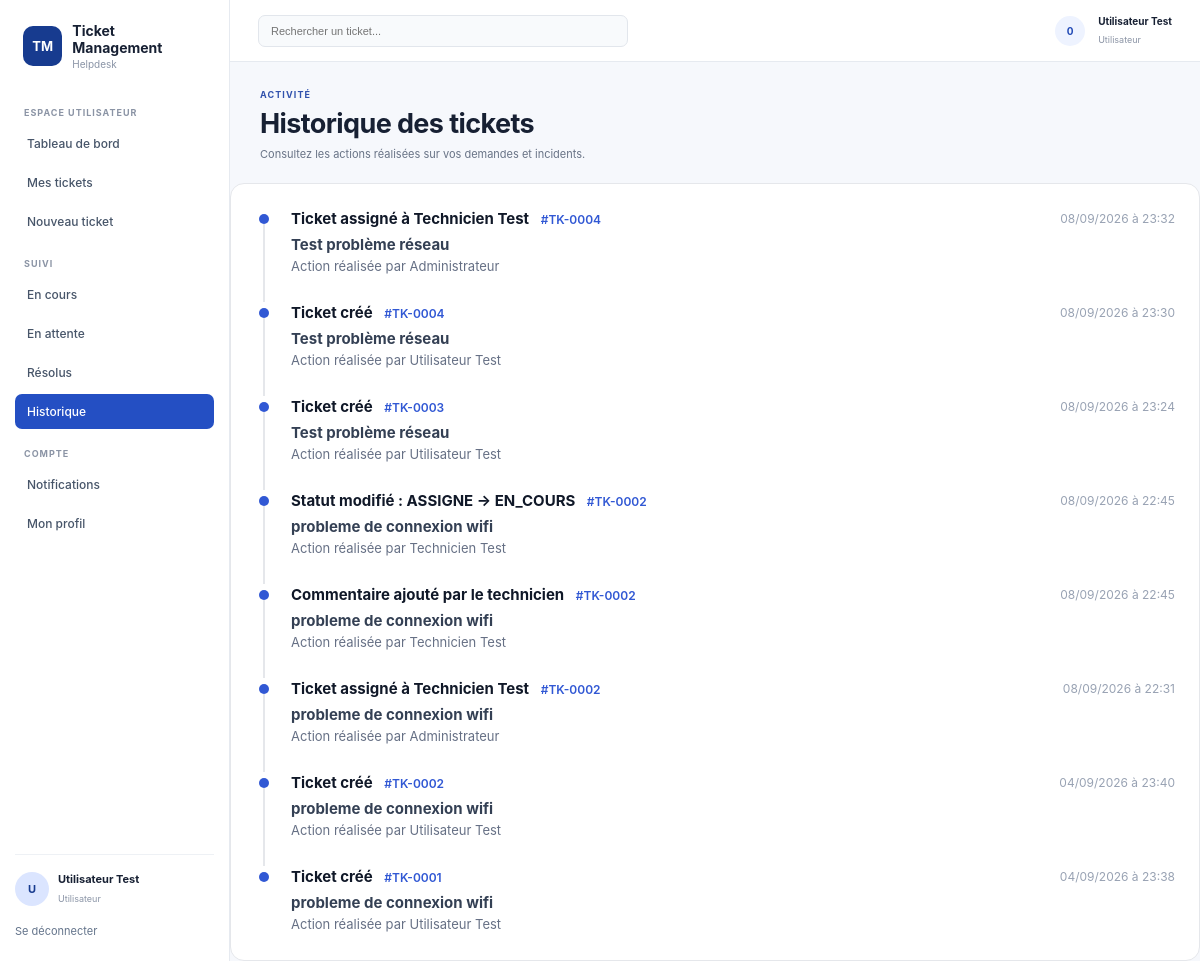
The page /user/historique (signed in) on the database its author committed.
### models.py (models this page shows, shortened)
class Utilisateur(UserMixin, db.Model):
    id = db.Column(db.Integer, primary_key=True)
    nom = db.Column(db.String(100), nullable=False)
    email = db.Column(db.String(120), unique=True, nullable=False)
    mot_de_passe_hash = db.Column(db.String(255), nullable=False)
    role = db.Column(db.Enum(RoleUtilisateur), nullable=False)
    date_creation = db.Column(db.DateTime, default=datetime.utcnow)

class HistoriqueTicket(db.Model):
    id = db.Column(db.Integer, primary_key=True)
    action = db.Column(
        db.String(255),
        nullable=False
    )
    date_action = db.Column(
        db.DateTime,
        default=datetime.utcnow
    )
    ticket_id = db.Column(
        db.Integer,
        db.ForeignKey("ticket.id"),
        nullable=False
    )
    utilisateur_id = db.Column(
        db.Integer,
        db.ForeignKey("utilisateur.id"),
        nullable=True
    )
    ticket = db.relationship(
        "Ticket",
        backref="historique"
    )
    utilisateur = db.relationship(
        "Utilisateur"
    )

class Ticket(db.Model):
    id = db.Column(db.Integer, primary_key=True)
    titre = db.Column(db.String(150), nullable=False)
    description = db.Column(db.Text, nullable=False)
    priorite = db.Column(
        db.Enum(PrioriteTicket),
        default=PrioriteTicket.MOYENNE,
        nullable=False
    )
    statut = db.Column(
        db.Enum(StatutTicket),
        default=StatutTicket.NOUVEAU,
        nullable=False
    )
    date_creation = db.Column(db.DateTime, default=datetime.utcnow)
    date_resolution = db.Column(db.DateTime, nullable=True)
    demandeur_id = db.Column(
        db.Integer,
        db.ForeignKey("utilisateur.id"),
        nullable=False
    )
    technicien_id = db.Column(
        db.Integer,
        db.ForeignKey("utilisateur.id"),
        nullable=True
    )
    categorie_id = db.Column(
        db.Integer,
        db.ForeignKey("categorie.id"),
        nullable=False
    )
    demandeur = db.relationship(
        "Utilisateur",
        foreign_keys=[demandeur_id],
        backref="tickets_crees"
    )
    technicien = db.relationship(
        "Utilisateur",
        foreign_keys=[technicien_id],
        backref="tickets_assignes"
    )
    categorie = db.relationship(
        "Categorie",
        backref="tickets"
    )

### app.py (the view)
@app.route("/user/historique")
@login_required
def historique_user():
    if current_user.role != RoleUtilisateur.USER:
        flash("Accès non autorisé.")
        return redirect(url_for("login"))
    historiques = (
        HistoriqueTicket.query
        .join(Ticket)
        .filter(Ticket.demandeur_id == current_user.id)
        .order_by(HistoriqueTicket.date_action.desc())
        .all()
    )
    return render_template(
        "user/historique.html",
        historiques=historiques
    )

### app.py (called while the page is built)
@login_manager.user_loader
def load_user(user_id):
    return db.session.get(Utilisateur, int(user_id))

### templates/user/historique.html (shortened to what this page needs)
<!DOCTYPE html>
<html lang="fr">
<head>
    <link
        rel="stylesheet"
        href="{{ url_for('static', filename='css/style.css') }}"
    >
</head>
<body class="user-dashboard-page">
<div class="app-shell">
    <aside class="user-sidebar">
        <div class="user-brand">
            <div class="brand-mark">
                TM
            </div>
            <div>
                <strong>Ticket Management</strong>
                <span>Helpdesk</span>
            </div>
        </div>
        <div class="sidebar-section">
            <span class="sidebar-title">
                ESPACE UTILISATEUR
            </span>
            <a
                href="{{ url_for('dashboard_user') }}"
                class="sidebar-item"
            >
                Tableau de bord
            </a>
            <a
                href="{{ url_for('dashboard_user') }}"
                class="sidebar-item"
            >
                Mes tickets
            </a>
            <a
                href="{{ url_for('creer_ticket') }}"
                class="sidebar-item"
            >
                Nouveau ticket
            </a>
        </div>
        <div class="sidebar-section">
            <span class="sidebar-title">
                SUIVI
            </span>
            <a
                href="{{ url_for('dashboard_user', statut='EN_COURS') }}"
                class="sidebar-item"
            >
                En cours
            </a>
            <a
                href="{{ url_for('dashboard_user', statut='EN_ATTENTE') }}"
                class="sidebar-item"
            >
                En attente
            </a>
            <a
                href="{{ url_for('dashboard_user', statut='RESOLU') }}"
                class="sidebar-item"
            >
                Résolus
            </a>
            <a
                href="{{ url_for('historique_user') }}"
                class="sidebar-item active"
            >
                Historique
            </a>
        </div>
<div class="sidebar-section">
    <span class="sidebar-title">
        COMPTE
    </span>
    <a href="{{ url_for('notifications_user') }}" class="sidebar-item">
        Notifications
    </a>
    <a href="{{ url_for('profil_user') }}" class="sidebar-item">
        Mon profil
    </a>
</div>
        <div class="sidebar-bottom">
            <div class="sidebar-user">
                <div class="avatar">
                    {{ current_user.nom[0]|upper }}
                </div>
                <div>
                    <strong>{{ current_user.nom }}</strong>
                    <span>Utilisateur</span>
                </div>
            </div>
            <a
                href="{{ url_for('logout') }}"
                class="sidebar-logout"
            >
                Se déconnecter
            </a>
        </div>
    </aside>
    <main class="user-content">
        <div class="user-topbar">
            <div class="search-box">
                <form
                    method="GET"
                    action="{{ url_for('dashboard_user') }}"
                    class="search-form"
                >
                    <input
                        type="text"
                        name="q"
                        placeholder="Rechercher un ticket..."
                    >
                </form>
            </div>
            <div class="topbar-right">
                <div class="notification-circle">
                    0
                </div>
                <div class="top-user">
                    <strong>
                        {{ current_user.nom }}
                    </strong>
                    <span>
                        Utilisateur
                    </span>
                </div>
            </div>
        </div>
        <section class="dashboard-intro">
            <div>
                <span class="eyebrow">
                    ACTIVITÉ
                </span>
                <h1>
                    Historique des tickets
                </h1>
                <p>
                    Consultez les actions réalisées sur vos demandes
                    et incidents.
                </p>
            </div>
        </section>
        <section class="history-section">
            {% if historiques %}
                {% for historique in historiques %}
                    <article class="history-item">
                        <div class="history-line">
                            <div class="history-dot"></div>
                        </div>
                        <div class="history-content">
                            <div class="history-top">
                                <div>
                                    <strong class="history-action">
                                        {{ historique.action }}
                                    </strong>
                                    <span class="history-ticket">
                                        #TK-{{ "%04d"|format(historique.ticket.id) }}
                                    </span>
                                </div>
                                <span class="history-date">
                                    {{ historique.date_action.strftime("%d/%m/%Y à %H:%M") }}
                                </span>
                            </div>
                            <h3>
                                {{ historique.ticket.titre }}
                            </h3>
                            <p>
                                {% if historique.utilisateur %}
                                    Action réalisée par
                                    {{ historique.utilisateur.nom }}
                                {% else %}
                                    Action enregistrée par le système
                                {% endif %}
                            </p>
                        </div>
                    </article>
                {% endfor %}
            {% endif %}
        </section>
    </main>
</div>
</body>
</html>

### static/css/style.css (style rules this page uses)
* { margin: 0; padding: 0; box-sizing: border-box; }
body { font-family: Inter, Arial, Helvetica, sans-serif; color: #111827; }
.user-dashboard-page { margin: 0; background: #f6f8fc; color: #172033; }
.app-shell { min-height: 100vh; display: grid; grid-template-columns: 230px 1fr; }
.user-sidebar { min-height: 100vh; background: #ffffff; border-right: 1px solid #e6eaf0; padding: 22px 15px; display: flex; flex-direction: column; }
.user-brand { display: flex; align-items: center; gap: 10px; padding: 0 8px 22px; }
.brand-mark { width: 40px; height: 40px; border-radius: 10px; background: #173b8f; color: #ffffff; display: flex; align-items: center; justify-content: center; font-size: 13px; font-weight: 700; }
.user-brand strong { display: block; font-size: 14px; }
.user-brand span { display: block; margin-top: 2px; color: #8a94a6; font-size: 10px; }
.sidebar-section { margin-top: 15px; }
.sidebar-title { display: block; margin: 0 9px 8px; color: #8b94a5; font-size: 9px; font-weight: 700; letter-spacing: 1px; }
.sidebar-item { display: block; padding: 10px 12px; margin-bottom: 4px; border-radius: 7px; color: #475569; font-size: 12px; font-weight: 500; text-decoration: none; }
.sidebar-item.active { background: #244fc3; color: #ffffff; }
.sidebar-bottom { margin-top: auto; padding-top: 17px; border-top: 1px solid #eef1f5; }
.sidebar-user { display: flex; align-items: center; gap: 9px; margin-bottom: 13px; }
.avatar { width: 34px; height: 34px; border-radius: 50%; background: #dbe5ff; color: #173b8f; display: flex; align-items: center; justify-content: center; font-size: 11px; font-weight: 700; }
.sidebar-user strong { display: block; font-size: 11px; }
.sidebar-user span { color: #8a94a6; font-size: 9px; }
.sidebar-logout { color: #64748b; font-size: 11px; text-decoration: none; }
.user-content { min-width: 0; }
.user-topbar { height: 62px; background: #ffffff; border-bottom: 1px solid #e6eaf0; padding: 0 28px; display: flex; align-items: center; justify-content: space-between; }
.search-box { width: 370px; }
.search-box input { width: 100%; padding: 9px 12px; border: 1px solid #e2e6ec; border-radius: 7px; background: #f8fafc; font-size: 11px; outline: none; }
.topbar-right { display: flex; align-items: center; gap: 13px; }
.notification-circle { width: 30px; height: 30px; border-radius: 50%; background: #eef3ff; color: #2049b5; display: flex; align-items: center; justify-content: center; font-size: 10px; font-weight: 700; }
.top-user strong { display: block; font-size: 10px; }
.top-user span { color: #8b94a5; font-size: 9px; }
.dashboard-intro { padding: 27px 30px 22px; display: flex; justify-content: space-between; align-items: center; gap: 30px; }
.eyebrow { display: block; margin-bottom: 7px; color: #3152ad; font-size: 9px; font-weight: 700; letter-spacing: 1.1px; }
.dashboard-intro h1 { margin: 0 0 7px; font-size: 27px; letter-spacing: -0.6px; }
.dashboard-intro p { margin: 0; color: #687386; font-size: 11px; max-width: 600px; }
.history-section { background: #ffffff; border: 1px solid #e5e7eb; border-radius: 14px; padding: 24px; }
.history-item { display: flex; gap: 18px; position: relative; padding-bottom: 24px; }
.history-item:last-child { padding-bottom: 0; }
.history-line { position: relative; width: 18px; display: flex; justify-content: center; }
.history-line::after { content: ""; position: absolute; top: 16px; bottom: -24px; width: 2px; background: #e5e7eb; }
.history-item:last-child .history-line::after { display: none; }
.history-dot { width: 10px; height: 10px; border-radius: 50%; background: #3158d4; margin-top: 6px; z-index: 2; }
.history-content { flex: 1; padding-bottom: 4px; }
.history-top { display: flex; align-items: center; justify-content: space-between; gap: 15px; }
.history-action { font-size: 15px; color: #101828; }
.history-ticket { margin-left: 8px; font-size: 12px; font-weight: 600; color: #3158d4; }
.history-date { font-size: 12px; color: #98a2b3; }
.history-content h3 { margin: 7px 0 4px; font-size: 15px; color: #344054; }
.history-content p { margin: 0; font-size: 13px; color: #667085; }

### rows shown on the page
Utilisateur: nom "U", nom "Utilisateur Test"
HistoriqueTicket: action "Ticket assigné à Technicien Test", date_action "08/09/2026 à 23:32", ticket.titre "Test problème réseau", utilisateur.nom "Administrateur"
Ticket: ticket.id "0004"
HistoriqueTicket: action "Ticket créé", date_action "08/09/2026 à 23:30", ticket.titre "Test problème réseau", utilisateur.nom "Utilisateur Test"
HistoriqueTicket: action "Ticket créé", date_action "08/09/2026 à 23:24", ticket.titre "Test problème réseau", utilisateur.nom "Utilisateur Test"
Ticket: ticket.id "0003"
HistoriqueTicket: action "Statut modifié : ASSIGNE → EN_COURS", date_action "08/09/2026 à 22:45", ticket.titre "probleme de connexion wifi", utilisateur.nom "Technicien Test"
Ticket: ticket.id "0002"
HistoriqueTicket: action "Commentaire ajouté par le technicien", date_action "08/09/2026 à 22:45", ticket.titre "probleme de connexion wifi", utilisateur.nom "Technicien Test"
HistoriqueTicket: action "Ticket assigné à Technicien Test", date_action "08/09/2026 à 22:31", ticket.titre "probleme de connexion wifi", utilisateur.nom "Administrateur"
HistoriqueTicket: action "Ticket créé", date_action "04/09/2026 à 23:40", ticket.titre "probleme de connexion wifi", utilisateur.nom "Utilisateur Test"
HistoriqueTicket: action "Ticket créé", date_action "04/09/2026 à 23:38", ticket.titre "probleme de connexion wifi", utilisateur.nom "Utilisateur Test"
Ticket: ticket.id "0001"
